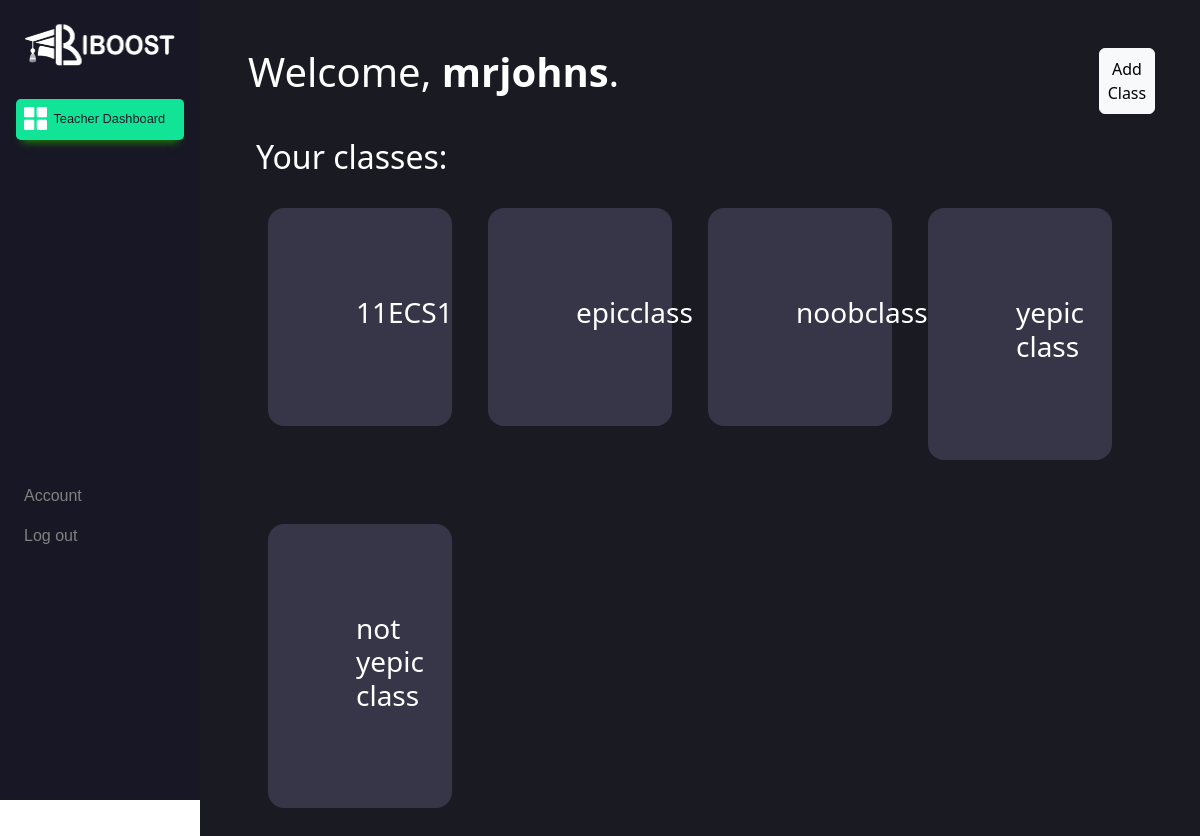
The page /teacherui/ (signed in) on the database as committed earlier.
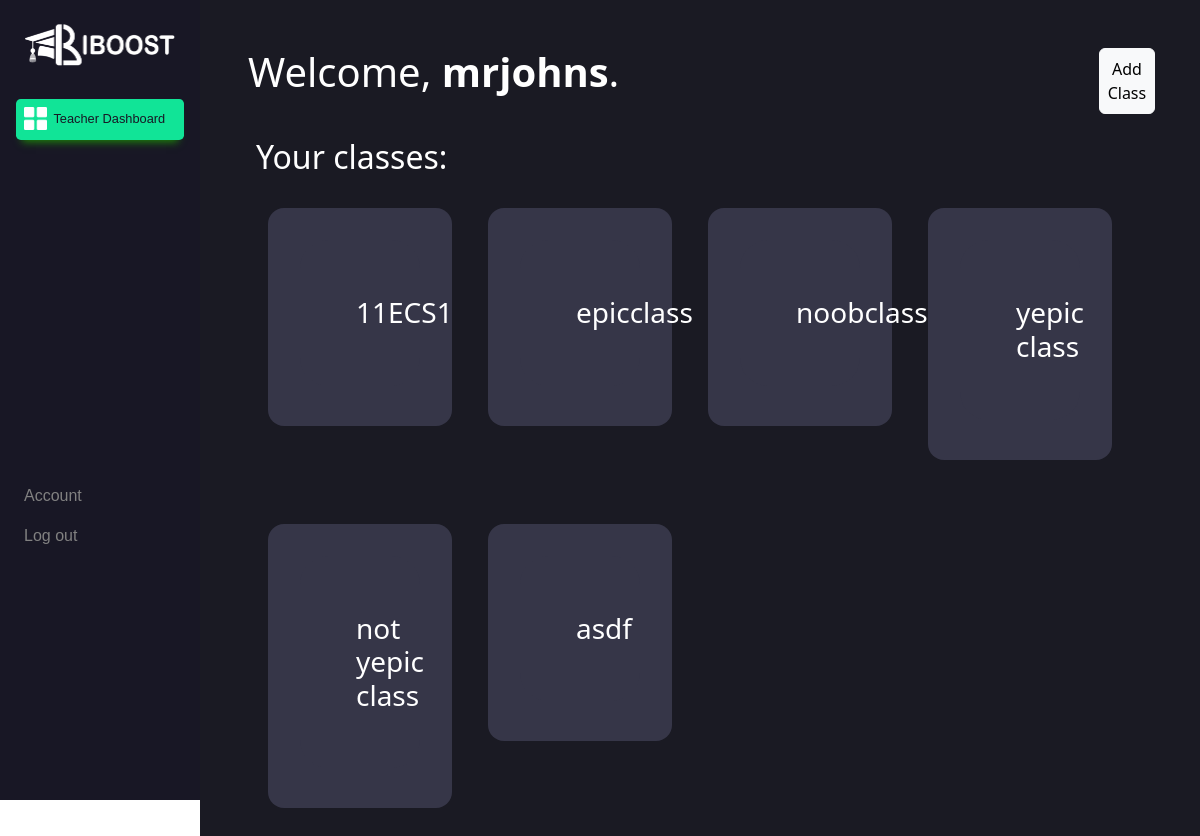
The same page on the database as committed later.
### teacherui/models.py (models this page shows, shortened)
class Klass(models.Model):
    classname = models.CharField(max_length=100, null=True)
    teachers = models.ForeignKey(Teacher, null=True, on_delete=models.CASCADE)

### teacherui/decorators.py (the view)
        def wrapper_func(request, *args, **kwargs):
            group = None
            if request.user.groups.exists():
                group = request.user.groups.all()[0].name
            if group in allowed_roles:
                return view_func(request, *args, **kwargs)
            else:
                return HttpResponse('You are not authorized to view this page')

### teacherui/models.py (called while the page is built)
    def __str__(self):
        return self.username

### teacherui/views.py (called while the page is built)
@allowed_users(allowed_roles=['teachers'])
def teacherui(request):
    classes = []
    for klass in request.user.teacher.klass_set.all():
        classes.append(klass)
    classform = AddClassForm()
    if request.method == 'POST':
        classform = AddClassForm(request.POST)
        if classform.is_valid():
            classform.save()
    return render (request, 'teacherui.html', {'classes':classes, 'classform':classform})

### teacherui/templates/teacherui.html (shortened to what this page needs)
{% extends 'teacherbase.html' %} {% load static %} {% block content %}
<!DOCTYPE html>
<html lang="en">
    <head>
        <link href="https://cdn.jsdelivr.net/npm/bootstrap@5.3.0/dist/css/bootstrap.min.css" rel="stylesheet"
>
        <link rel="stylesheet" href="{% static 'css/index.css' %}" />
    </head>
    <body>
        <div class="container-fluid mainbody col-md-10 p-5" id="mainbody">
            <div class="row">
                <div class="col-11">
                    <h1>Welcome, <strong id="teacher">{{request.user}}</strong>.</h1>
                </div>
                <div class="col-1">
                    <div>
                        <button type="button" class="btn btn-light rounded p-2" data-bs-toggle="modal" data-bs-target="#addClassModal"">
                            <div>Add Class</div>
                        </button>
                    </div>
                </div>
            </div>
            <div class="container-fluid mt-4 px-2 overflow-hidden">
                <h2>Your classes:</h2>
                <div class="row p-3">
                    {% for klass in classes %}
                        <div class="col-3 p-2 ">
                            <button class="classbtd" style="width: 90%">
                                <div class="h3 classbtd">{{klass.classname}}</div>
                            </button>
                            <div class="p-2"></div>
                            <div class="p-2"></div>
                            <div class="p-2"></div>
                        </div>
                    {% endfor %}
                </div>
            </div>
        </div>
        {% endblock content %}

Rows that differ between the two databases and show on the page:
added Klass: classname "asdf"
